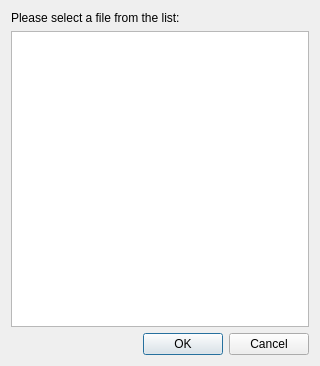
<?xml version="1.0" encoding="UTF-8"?>
<ui version="4.0">
 <class>FileListBrowser</class>
 <widget class="QDialog" name="FileListBrowser">
  <property name="geometry">
   <rect>
    <x>0</x>
    <y>0</y>
    <width>320</width>
    <height>366</height>
   </rect>
  </property>
  <property name="minimumSize">
   <size>
    <width>278</width>
    <height>366</height>
   </size>
  </property>
  <property name="windowTitle">
   <string>Files list</string>
  </property>
  <property name="windowIcon">
   <iconset resource="../qt_modules.qrc">
    <normaloff>:/moondust/new.png</normaloff>:/moondust/new.png</iconset>
  </property>
  <layout class="QGridLayout" name="gridLayout">
   <item row="0" column="0">
    <widget class="QLabel" name="label">
     <property name="whatsThis">
      <string>&lt;html&gt;&lt;head/&gt;&lt;body&gt;&lt;p&gt;This is a list of level files, what placed with your current file in the same folder.&lt;/p&gt;&lt;/body&gt;&lt;/html&gt;</string>
     </property>
     <property name="text">
      <string>Please select a file from the list:</string>
     </property>
     <property name="wordWrap">
      <bool>true</bool>
     </property>
    </widget>
   </item>
   <item row="1" column="0">
    <widget class="QListWidget" name="FileList">
     <property name="minimumSize">
      <size>
       <width>0</width>
       <height>0</height>
      </size>
     </property>
     <property name="whatsThis">
      <string>&lt;html&gt;&lt;head/&gt;&lt;body&gt;&lt;p&gt;This is a list of level files, what placed with your current file in the same folder.&lt;/p&gt;&lt;/body&gt;&lt;/html&gt;</string>
     </property>
     <property name="editTriggers">
      <set>QAbstractItemView::DoubleClicked|QAbstractItemView::EditKeyPressed</set>
     </property>
    </widget>
   </item>
   <item row="2" column="0">
    <widget class="QDialogButtonBox" name="buttonBox">
     <property name="orientation">
      <enum>Qt::Horizontal</enum>
     </property>
     <property name="standardButtons">
      <set>QDialogButtonBox::Cancel|QDialogButtonBox::Ok</set>
     </property>
    </widget>
   </item>
  </layout>
 </widget>
 <resources>
  <include location="../qt_modules.qrc"/>
 </resources>
 <connections>
  <connection>
   <sender>buttonBox</sender>
   <signal>accepted()</signal>
   <receiver>FileListBrowser</receiver>
   <slot>accept()</slot>
   <hints>
    <hint type="sourcelabel">
     <x>248</x>
     <y>254</y>
    </hint>
    <hint type="destinationlabel">
     <x>157</x>
     <y>274</y>
    </hint>
   </hints>
  </connection>
  <connection>
   <sender>buttonBox</sender>
   <signal>rejected()</signal>
   <receiver>FileListBrowser</receiver>
   <slot>reject()</slot>
   <hints>
    <hint type="sourcelabel">
     <x>316</x>
     <y>260</y>
    </hint>
    <hint type="destinationlabel">
     <x>286</x>
     <y>274</y>
    </hint>
   </hints>
  </connection>
 </connections>
</ui>
